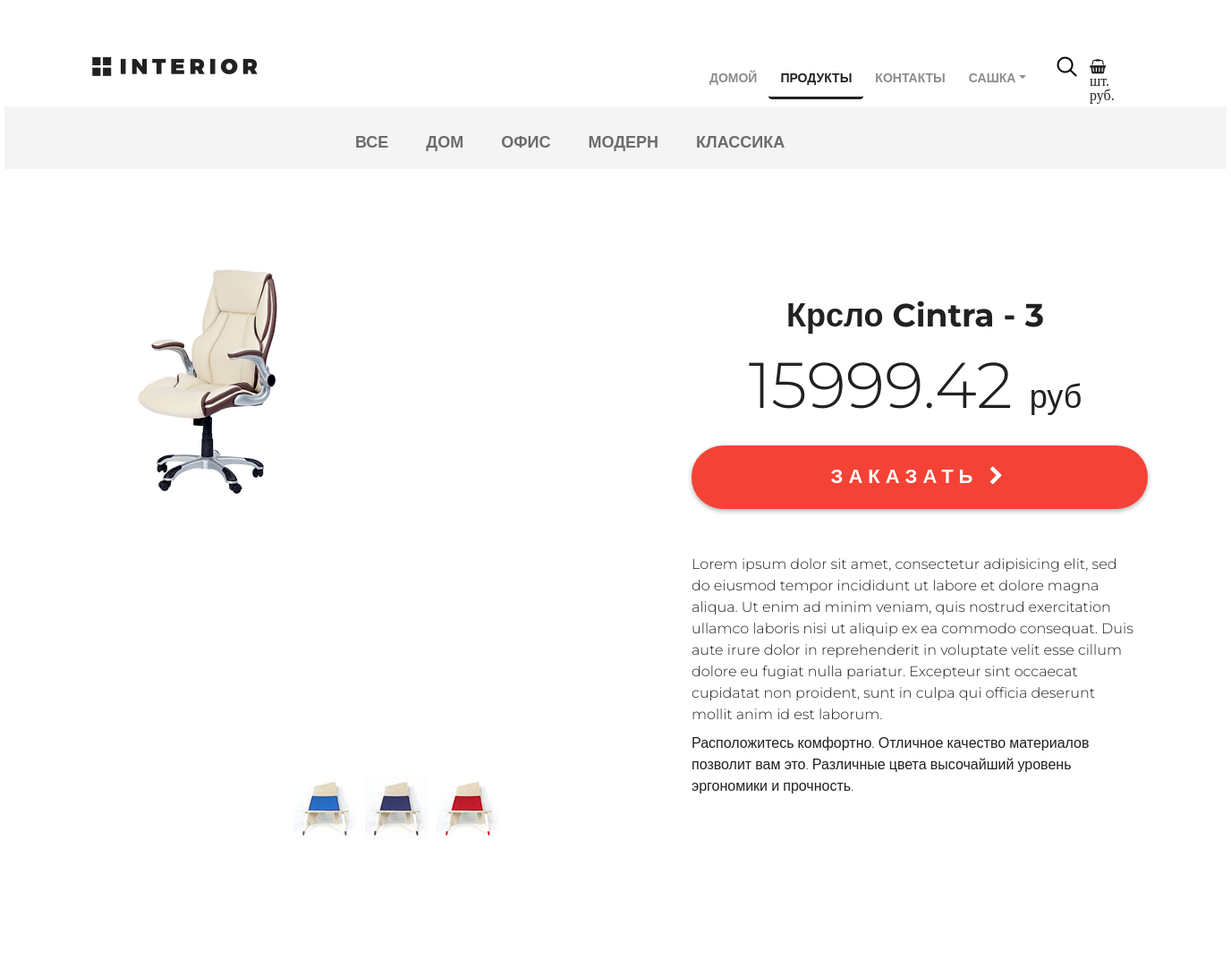
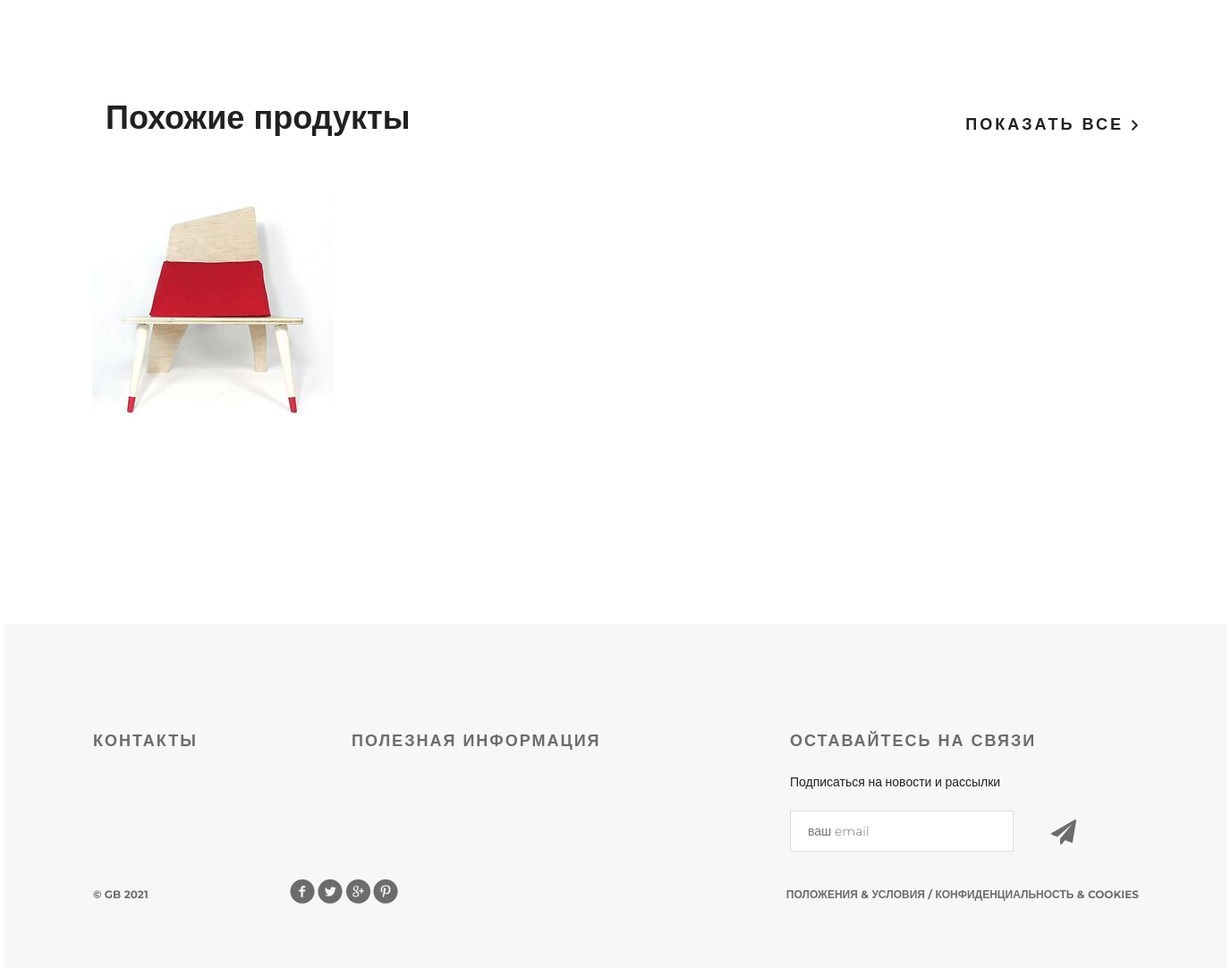
The app's page /products/1 (signed in) with its own data (2 pictures, top to bottom).
### authapp/models.py (models this page shows, shortened)
class ShopUser(AbstractUser):
    avatar = models.ImageField(upload_to='user_avatars', blank=True, verbose_name='Аватар')
    age = models.PositiveIntegerField(verbose_name='Возраст', default=18)
    activation_key = models.CharField(max_length=128, blank=True)
    activation_key_created = models.DateTimeField(auto_now_add=True, blank=True, null=True)

### mainapp/models.py (models this page shows, shortened)
class ProductCategory(models.Model):
    name = models.CharField(
        max_length=64,
        unique=True,
        verbose_name='имя',
    )
    description = models.TextField(
        verbose_name='описание',
        blank=True,
        null=True,
    )
    is_active = models.BooleanField(
        verbose_name='активна',
        default=True,
    )
    created = models.DateTimeField(
        auto_now_add=True
    )
    updated = models.DateTimeField(
        auto_now=True
    )

class Product(models.Model):
    objects = None
    category = models.ForeignKey(
        ProductCategory,
        on_delete=models.SET_NULL,
        null=True,
        verbose_name='Категория',
    )
    name = models.CharField(
        verbose_name='имя продукта',
        max_length=128,
    )
    image = models.ImageField(
        upload_to='products_img',
        blank=True,
    )
    short_desc = models.CharField(
        max_length=256,
        verbose_name='краткое описание',
        blank=True,
    )
    description = models.TextField(
        verbose_name='описание продукта',
        max_length=500,
        blank=True,
    )
    price = models.DecimalField(
        verbose_name='цена продукта',
        max_digits=8,
        decimal_places=2,
        default=0,
    )
    quantity = models.PositiveIntegerField(
        verbose_name='количество на складе',
        default=0
    )
    is_active = models.BooleanField(
        default=True,
    )

### mainapp/views.py (the view)
# urls.py: path('<int:pk>', product, name='product'),
@login_required
def product(request, pk):
    product = Product.objects.get(id=pk)
    context = {
        'product': product,
        'categories': ProductCategory.objects.all(),
        'related': get_related(product),
        'hot': get_hot_product()
    }
    if request.is_ajax():
        return JsonResponse({'price': product.price})
    return render(request, 'products.html', context=context)

### mainapp/context_processors.py (called while the page is built)
def basket(request):
    basket_list = []
    if request.user.is_authenticated:
        basket_list = Basket.objects.filter(user=request.user)
    return {'basket_items': basket_list}

### mainapp/views.py (called while the page is built)
def get_hot_product():
    return random.sample(list(Product.objects.all()), 1)

def get_related(select_product):
    return Product.objects.filter(category=select_product.category).exclude(id=select_product.id)[:3]

### mainapp/templates/products.html (shortened to what this page needs)
{% extends 'main_layout.html' %}
{% load static %}
{% block content %}
<div class="hero-white">
    {% include 'main_menu.html' %}
</div>
<div class="details">
    {% include 'categories.html' %}
    <div class="details-products mb-2">
        <div class="details-slider">
            <div class="slider-product">
                <img src="/media/{{ product.image }}">
            </div>
            <div class="slider-control">
                <div class="block">
                    <a href="#"><img src="{% static 'geekshop/img/controll.jpg' %}" alt="">
                    </a>
                </div>
                <div class="block">
                    <a href="#"><img src="{% static 'geekshop/img/controll1.jpg' %}" alt="">
                    </a>
                </div>
                <div class="block">
                    <a href="#"><img src="{% static 'geekshop/img/controll2.jpg' %}" alt="">
                    </a>
                </div>
            </div>
        </div>
        <div class="description">
            <h3 class="big-bold">{{ product.name }}</h3>
            <p class="price"> {{ product.price|floatformat:"-2" }} <span>руб</span></p>
            <a href="{% url 'basket:add' product.id %}" class="red-button">
                заказать <i class="fa fa-chevron-right" aria-hidden="true"></i>
            </a>
            <div class="description-text">
                {% lorem 1 p %}
                {{ product.description }}
            </div>
        </div>
    </div>
    {% if related %}
        {% include 'related.html' %}
    {% endif %}
</div>
{% endblock %}

### geekshop/templates/main_menu.html (shortened to what this page needs)
<div class="header clearfix">
    <a href="/" class="logo"></a>
    <ul class="menu nav nav-pills">
        {% url 'index' as index_url %}
        <li class="nav-item">
            <a href="{{ index_url }}"
               class="nav-link{% if request.path == index_url %} active_menu{% endif %}">домой</a>
        </li>
        {% url 'mainapp:index' as product_url %}
        <li class="nav-item">
            <a href="{{ product_url }}" class="nav-link{% if product_url in request.path %} active_menu{% endif %}">продукты</a>
        </li>
        {% url 'contacts' as contacts_url %}
        <li class="nav-item">
            <a href="{{ contacts_url }}" class="nav-link{% if request.path == contacts_url %} active_menu{% endif %}">контакты</a>
        </li>
        {% if user.is_authenticated %}
        <li class="nav-item dropdown">
            <a class="nav-link dropdown-toggle" data-bs-toggle="dropdown" href="#" role="button" aria-expanded="false">
                {{ user.first_name|default:'Пользователь' }}</a>
        </li>
        {% else %}
        <li class="nav-item">
            <a href="{% url 'authapp:login' %}" class="nav-link">Войти</a>
        </li>
        {% endif %}
    </ul>
    {% if user.is_authenticated %}
    <a href="{% url 'basket:list' %}" class="basket fa fa-shopping-basket">{{ basket_items.0.total_quantity }} шт.
        {{ basket_items.0.total_cost|floatformat:"-2" }} руб. </a>
    {% endif %}
    <a href="#" class="search"></a>
</div>

### mainapp/templates/categories.html
<div class="links clearfix">
    <ul class="links-menu">
        <li><a href="{% url 'mainapp:index' %}" {% if category.id == 0 %} class="active" {% endif %}>ВСЕ</a></li>
        {% for item in categories %}
        {% if item.is_active %}
        <li><a href="{% url 'mainapp:index' %}category/{{ item.id }}/" {% if category.id == item.id %} class="active" {% endif %}> {{ item.name|upper }}</a></li>
        {% endif %}
        {% endfor %}
    </ul>
</div>

### mainapp/templates/related.html (shortened to what this page needs)
{% load static %}
<div class="related">
    <div class="title clearfix">
        <h2>Похожие продукты</h2>
        <a class="explore" href="#">показать все <img src="{% static 'img/arrow.png' %}" alt=""></a>
    </div>
    <div class="related-products clearfix">
        {% for item in related %}
        <div class="block">
            <a href="{% url 'mainapp:product' item.id %}"><img src="/media/{{ item.image }}" alt="">
            </a>
        </div>
        {% endfor %}
    </div>
</div>

### geekshop/static/geekshop/style.css (style rules this page uses)
* { margin: 0; padding: 0; }
body { font-family: 'Montserrat', sans-serif; }
html, body { height: 100%; }
.logo { background-image: url(img/logo.png); margin-top: 63px; width: 185px; height: 22px; float: left; }
.menu { list-style-type: none; margin-top: 67px; float: right; }
.menu li { float: left; }
.menu a { color: #8c8c8c; font-size: 14px; font-weight: 700; text-align: right; text-transform: uppercase; text-decoration: none; padding: 10px 13px; }
.menu .active_menu { color: #212121; font-weight: 700; border-bottom: 3px solid #212121; }
.search { display: block; width: 23px; height: 23px; background-image: url(img/search.png); position: absolute; top: 63px; left: 1176px; }
.basket { display: block; width: 23px; height: 23px; position: absolute; top: 63px; left: 1210px; color: #212121; text-decoration: none; padding: 3px; }
.clearfix:after { content: ""; display: block; clear: both; }
.explore { text-transform: uppercase; color: #212121; font-size: 18px; font-weight: 700; line-height: 24px; text-align: center; float: right; margin-top: 138px; letter-spacing: 3px; text-decoration: none; }
.big-bold { color: #212121; font-size: 36px; font-weight: 700; text-align: left; margin-bottom: 24px; line-height: 36px; }
.title { height: 152px; margin-right: 15px; }
.title h2 { float: left; margin-top: 118px; color: #212121; font-size: 36px; font-weight: 700; text-align: left; margin-left: 15px; }
.hero-white { background-color: #fff; height: 119px; padding-left: 98px; padding-right: 211px; position: relative; }
.links { height: 70px; background-color: #f4f4f4; position: relative; padding-left: 360px; }
.links-menu { margin: 27px auto 0px; position: absolute; }
.links-menu li { float: left; list-style-type: none; padding-right: 42px; }
.links-menu li a { text-decoration: none; color: #6c6c6c; font-size: 18px; font-weight: 700; text-transform: uppercase; }
.details-products { padding-left: 98px; padding-right: 98px; margin-top: 98px; height: 651px; }
.details-slider { width: 570px; float: left; margin-right: 30px; }
.slider-product { width: 570px; height: 570px; }
.slider-control { width: 420px; height: 70px; margin: 11px auto 0px; padding-left: 150px }
.slider-control .block { height: 70px; width: 70px; position: relative; float: left; margin-right: 10px; }
.description { width: 535px; float: right; padding-left: 35px }
.description .big-bold { color: #212121; font-size: 36px; font-weight: 700; text-align: center; margin-top: 47px; margin-bottom: 0px; }
.description .price { color: #212121; font-size: 72px; font-weight: 300; line-height: 48px; text-align: center; }
.description .price span { color: #212121; font-size: 36px; font-weight: 300; line-height: 48px; text-align: center; }
.red-button { display: block; height: 71px; width: 510px; border-radius: 35px; background-color: #f44336; text-align: center; text-transform: uppercase; text-decoration: none; color: #ffffff; font-size: 22px; font-weight: 700; line-height: 24px; box-shadow: 0px 2px 4.85px 0.15px rgba(33, 33, 33, 0.35); line-height: 70px; letter-spacing: 6px; margin-top: 31px; }
.description-text { margin-top: 50px; color: #212121; font-size: 16px; font-weight: 300; line-height: 24px; text-align: left; }
.description-text p { margin-bottom: 0.5em; }
.related { padding: 0px 98px; }
.related .title { height: 343px; margin-right: 0; }
.related .title h2 { margin-top: 245px; }
.related .title .explore { margin-top: 262px; }
.related-products { margin-bottom: 120px; }
.related-products .block a img { float: left; }
.related-products .block { float: left; margin-right: 30px; display: block; height: 370px; width: 370px; position: relative; }

### records on screen
ShopUser: first_name "САШКА"
ProductCategory: name "ДОМ"
ProductCategory: name "ОФИС"
ProductCategory: name "МОДЕРН"
ProductCategory: name "КЛАССИКА"
Product: image (picture), name "Крсло Cintra - 3", price "15999.42", description "Расположитесь комфортно. Отличное качество материалов позволит вам это. Различные цвета высочайший уровень эргономики и прочность."
Product: image (picture)
